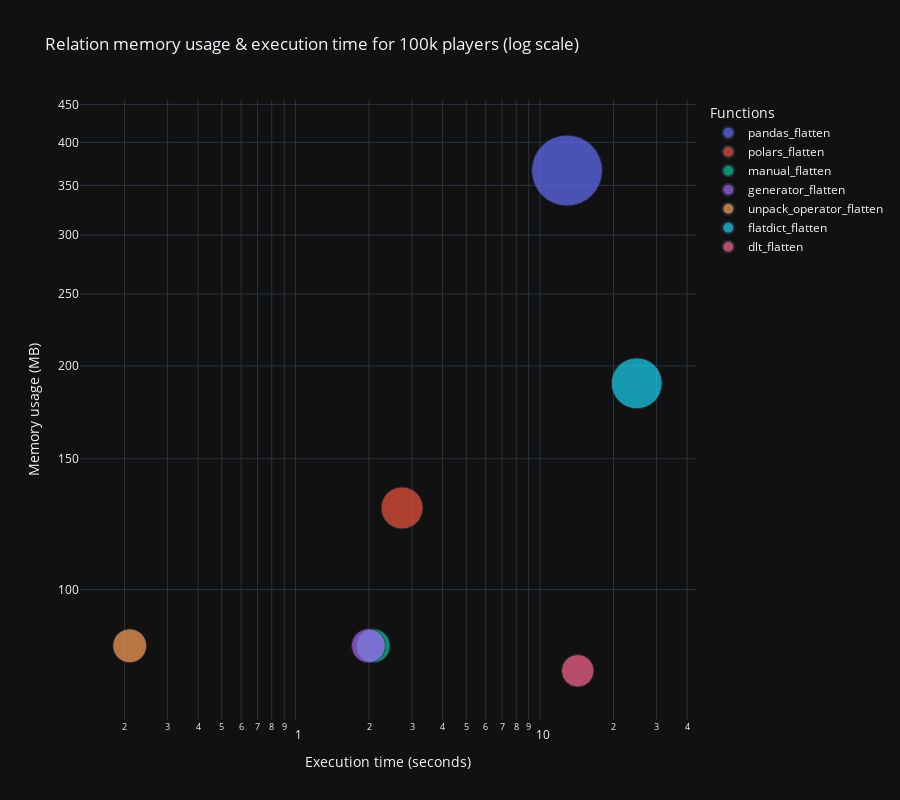

The cell this chart's notebook holds for it:
### Markdown cell above
## Memory usage & execution time relation

### Code cell
# scatter plot memory usage based on executioen time for the most data point( 100k players)

df_max_players = df.loc[df['num_players'] >= 100000].copy()     # create a copy with only results from 

df_max_players['time_in_s'] = df_max_players['time_in_s'].round(2)
df_max_players['memory_in_mb'] = df_max_players['memory_in_mb'].round(2) 

h_bar = px.scatter(
    df_max_players,
    title='Relation memory usage & execution time for 100k players (log scale)',
    x='time_in_s',
    y='memory_in_mb',
    color='function',
    size='memory_in_mb',
    size_max=50,
    log_x=True,
    log_y=True,
    template=template,
    labels=labels,
    height=height,
    #width=width
)

h_bar.show()

### Figure 1 — Plotly figure (JSON) as saved in the notebook; plotly's stock layout.template omitted (floating-point values rounded to 4 significant figures)
{"data": [{"hovertemplate": "Functions=pandas_flatten<br>Execution time (seconds)=%{x}<br>Memory usage (MB)=%{marker.size}<extra></extra>", "legendgroup": "pandas_flatten", "marker": {"color": "#636efa", "size": [366.5], "sizemode": "area", "sizeref": 0.1466, "symbol": "circle"}, "mode": "markers", "name": "pandas_flatten", "orientation": "v", "showlegend": true, "type": "scatter", "x": [12.91], "xaxis": "x", "y": [366.5], "yaxis": "y"}, {"hovertemplate": "Functions=polars_flatten<br>Execution time (seconds)=%{x}<br>Memory usage (MB)=%{marker.size}<extra></extra>", "legendgroup": "polars_flatten", "marker": {"color": "#EF553B", "size": [128.8], "sizemode": "area", "sizeref": 0.1466, "symbol": "circle"}, "mode": "markers", "name": "polars_flatten", "orientation": "v", "showlegend": true, "type": "scatter", "x": [2.73], "xaxis": "x", "y": [128.8], "yaxis": "y"}, {"hovertemplate": "Functions=manual_flatten<br>Execution time (seconds)=%{x}<br>Memory usage (MB)=%{marker.size}<extra></extra>", "legendgroup": "manual_flatten", "marker": {"color": "#00cc96", "size": [84.0], "sizemode": "area", "sizeref": 0.1466, "symbol": "circle"}, "mode": "markers", "name": "manual_flatten", "orientation": "v", "showlegend": true, "type": "scatter", "x": [2.08], "xaxis": "x", "y": [84.0], "yaxis": "y"}, {"hovertemplate": "Functions=generator_flatten<br>Execution time (seconds)=%{x}<br>Memory usage (MB)=%{marker.size}<extra></extra>", "legendgroup": "generator_flatten", "marker": {"color": "#ab63fa", "size": [84.01], "sizemode": "area", "sizeref": 0.1466, "symbol": "circle"}, "mode": "markers", "name": "generator_flatten", "orientation": "v", "showlegend": true, "type": "scatter", "x": [1.99], "xaxis": "x", "y": [84.01], "yaxis": "y"}, {"hovertemplate": "Functions=unpack_operator_flatten<br>Execution time (seconds)=%{x}<br>Memory usage (MB)=%{marker.size}<extra></extra>", "legendgroup": "unpack_operator_flatten", "marker": {"color": "#FFA15A", "size": [84.0], "sizemode": "area", "sizeref": 0.1466, "symbol": "circle"}, "mode": "markers", "name": "unpack_operator_flatten", "orientation": "v", "showlegend": true, "type": "scatter", "x": [0.21], "xaxis": "x", "y": [84.0], "yaxis": "y"}, {"hovertemplate": "Functions=flatdict_flatten<br>Execution time (seconds)=%{x}<br>Memory usage (MB)=%{marker.size}<extra></extra>", "legendgroup": "flatdict_flatten", "marker": {"color": "#19d3f3", "size": [189.5], "sizemode": "area", "sizeref": 0.1466, "symbol": "circle"}, "mode": "markers", "name": "flatdict_flatten", "orientation": "v", "showlegend": true, "type": "scatter", "x": [24.9], "xaxis": "x", "y": [189.5], "yaxis": "y"}, {"hovertemplate": "Functions=dlt_flatten<br>Execution time (seconds)=%{x}<br>Memory usage (MB)=%{marker.size}<extra></extra>", "legendgroup": "dlt_flatten", "marker": {"color": "#FF6692", "size": [77.74], "sizemode": "area", "sizeref": 0.1466, "symbol": "circle"}, "mode": "markers", "name": "dlt_flatten", "orientation": "v", "showlegend": true, "type": "scatter", "x": [14.28], "xaxis": "x", "y": [77.74], "yaxis": "y"}], "layout": {"height": 800, "legend": {"itemsizing": "constant", "title": {"text": "Functions"}, "tracegroupgap": 0}, "title": {"text": "Relation memory usage & execution time for 100k players (log scale)"}, "xaxis": {"anchor": "y", "domain": [0, 1], "title": {"text": "Execution time (seconds)"}, "type": "log"}, "yaxis": {"anchor": "x", "domain": [0, 1], "title": {"text": "Memory usage (MB)"}, "type": "log"}}}
